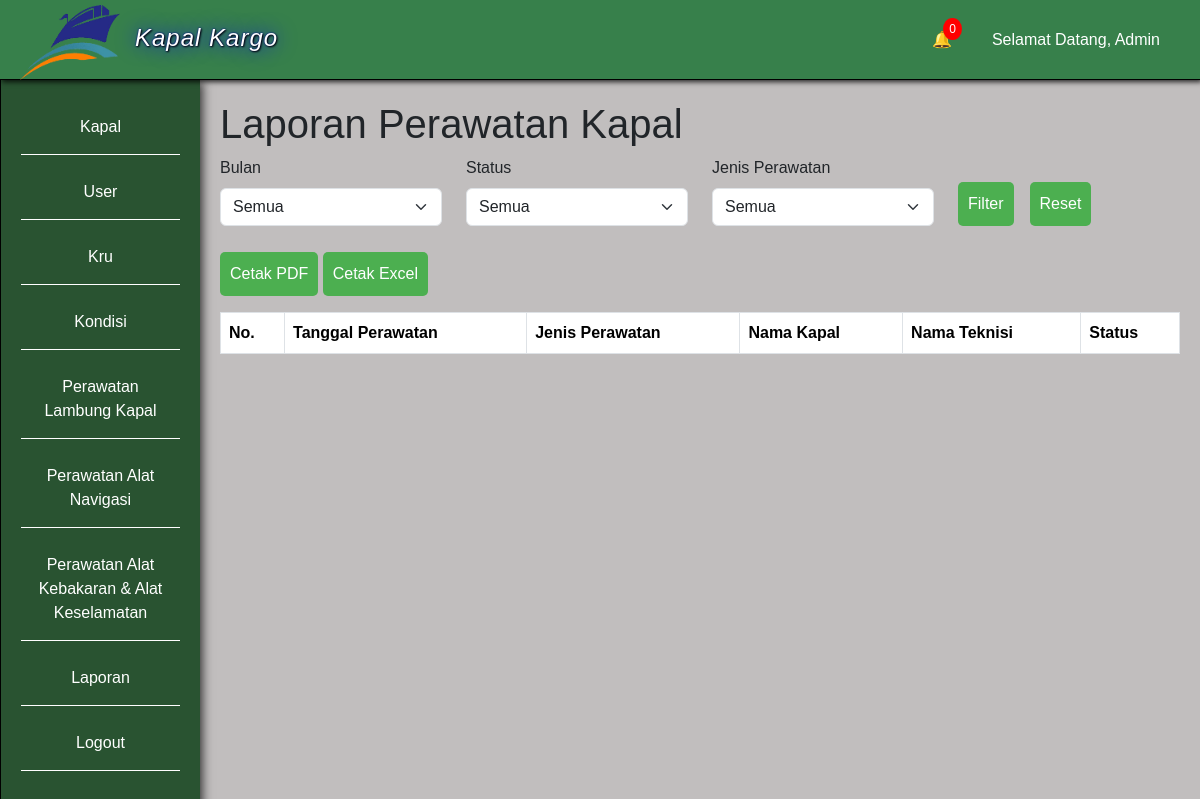
The app's page /laporan.php (signed in), older data.
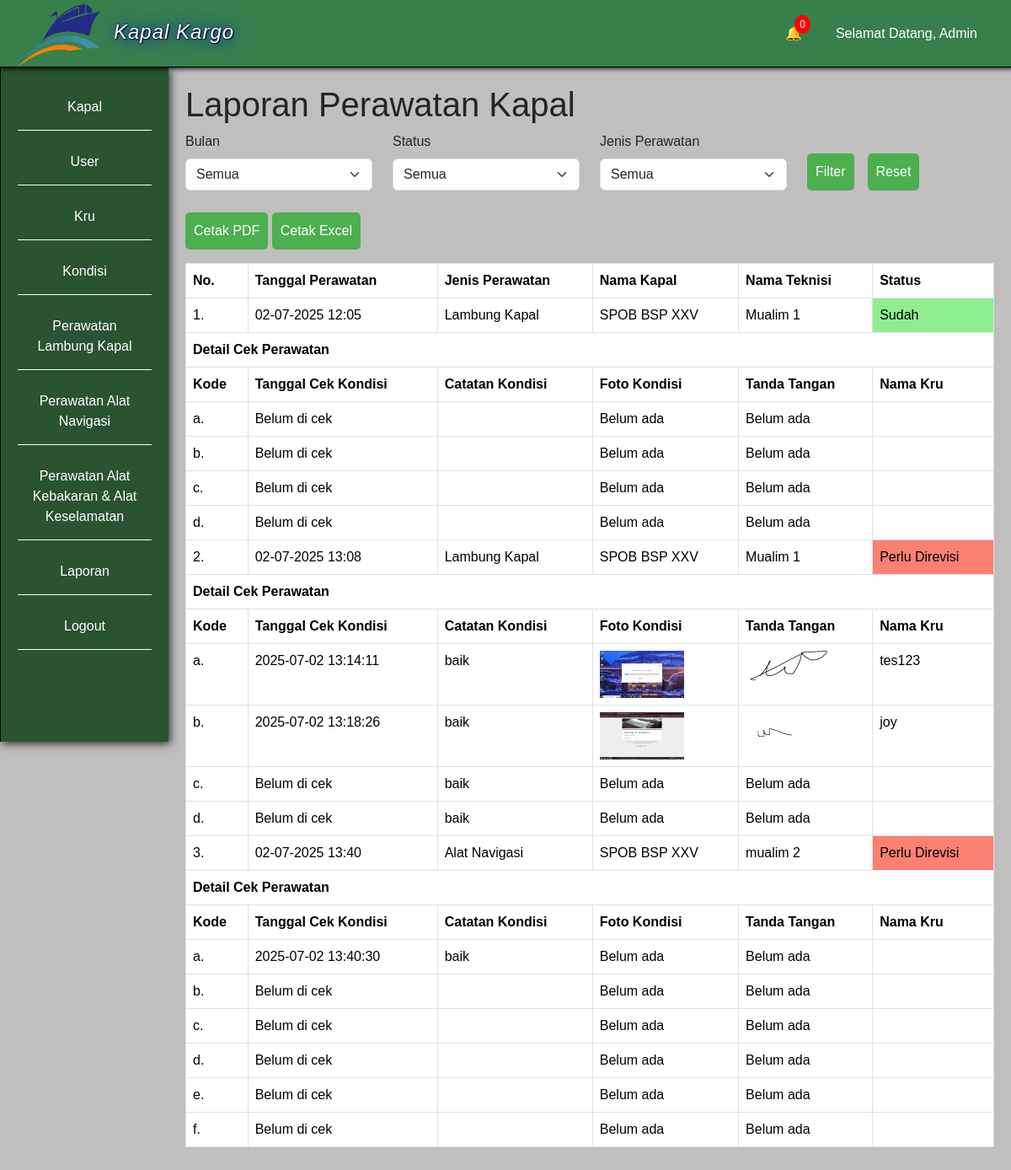
The same page, newer data.
### tables this page shows
CREATE TABLE `jenis_perawatan` (
  `id_jenis_perawatan` int(11) NOT NULL,
  `jenis_perawatan` varchar(100) NOT NULL
);

CREATE TABLE `perawatan` (
  `id_perawatan` int(11) NOT NULL,
  `id_kapal` int(11) NOT NULL,
  `id_kru` int(11) NOT NULL,
  `id_jenis_perawatan` int(11) NOT NULL,
  `tanggal_perawatan` datetime NOT NULL,
  `status` enum('Sudah','Belum Dibaca','Perlu Direvisi') DEFAULT NULL,
  `catatan_revisi` text NOT NULL
);

CREATE TABLE `kapal` (
  `id_kapal` int(11) NOT NULL,
  `nama_kapal` varchar(255) NOT NULL,
  `foto_kapal` text NOT NULL
);

CREATE TABLE `kru` (
  `id_kru` int(11) NOT NULL,
  `nama` varchar(50) NOT NULL,
  `jabatan` varchar(50) NOT NULL,
  `id_jenis_perawatan` int(11) NOT NULL
);

CREATE TABLE `detail_perawatan` (
  `id_detail_perawatan` int(11) NOT NULL,
  `id_perawatan` int(11) NOT NULL,
  `id_kondisi` int(11) NOT NULL,
  `catatan_kondisi` text DEFAULT NULL,
  `foto_kondisi` text DEFAULT NULL,
  `tanggal_cek_kondisi` datetime DEFAULT NULL,
  `tanda_tangan` text DEFAULT NULL,
  `nama_kru` varchar(100) NOT NULL
);

### laporan.php (the view, shortened to what the changed rows need)
<?php
include 'koneksi.php';
$id_user = $_SESSION['id_user'];
$dataUser = mysqli_fetch_assoc(mysqli_query($conn, "SELECT * FROM user WHERE id_user = '$id_user'"));
$query = "SELECT * FROM perawatan
INNER JOIN kapal ON perawatan.id_kapal = kapal.id_kapal
INNER JOIN kru ON perawatan.id_kru = kru.id_kru
INNER JOIN jenis_perawatan ON perawatan.id_jenis_perawatan = jenis_perawatan.id_jenis_perawatan
WHERE 1=1";
$query .= " ORDER BY tanggal_perawatan ASC";
$perawatan = mysqli_query($conn, $query);
?>
<!doctype html>
<html lang="id">
<head>
    <link href="https://cdn.jsdelivr.net/npm/bootstrap@5.3.3/dist/css/bootstrap.min.css" rel="stylesheet">
    <link rel="stylesheet" href="style.css">
  </head>
<body>
<?php include 'top-side-bar.php'; ?>
<div class="main">
    <h1>Laporan Perawatan Kapal</h1>
    <table class="table table-bordered">
        <thead>
            <tr>
                <th>No.</th>
                <th>Tanggal Perawatan</th>
                <th>Jenis Perawatan</th>
                <th>Nama Kapal</th>
                <th>Nama Teknisi</th>
                <th>Status</th>
            </tr>
        </thead>
        <tbody>
            <?php $i = 1; foreach ($perawatan as $data_perawatan): ?>
                <tr>
                    <td><?= $i++ ?>.</td>
                    <td><?= date('d-m-Y H:i', strtotime($data_perawatan['tanggal_perawatan'])) ?></td>
                    <td><?= $data_perawatan['jenis_perawatan'] ?></td>
                    <td><?= $data_perawatan['nama_kapal'] ?></td>
                    <td><?= $data_perawatan['nama'] ?></td>
                    <td style="background-color: <?= $data_perawatan['status'] == 'Sudah' ? 'lightgreen' : 'salmon' ?>;">
                        <?= $data_perawatan['status'] ?>
                    </td>
                </tr>
                <?php
                    $id_perawatan = $data_perawatan['id_perawatan'];
                    $detail_perawatan = mysqli_query($conn, "SELECT * FROM detail_perawatan
                    INNER JOIN kondisi ON detail_perawatan.id_kondisi = kondisi.id_kondisi
                    WHERE id_perawatan = '$id_perawatan'");
                ?>
                <tr><th colspan="6">Detail Cek Perawatan</th></tr>
                <tr>
                    <th>Kode</th>
                    <th>Tanggal Cek Kondisi</th>
                    <th>Catatan Kondisi</th>
                    <th>Foto Kondisi</th>
                    <th>Tanda Tangan</th>
                    <th>Nama Kru</th>
                </tr>
                <?php
                    $abjad = range('a', 'z');
                    $j = 0;
                ?>
                <?php foreach ($detail_perawatan as $ddp): ?>
                    <tr>
                        <td><?= $abjad[$j++] ?>.</td>
                        <td><?= ($ddp['tanggal_cek_kondisi'] && $ddp['tanggal_cek_kondisi'] != '0000-00-00 00:00:00') ? $ddp['tanggal_cek_kondisi'] : 'Belum di cek' ?></td>
                        <td><?= $ddp['catatan_kondisi'] ?></td>
                        <td>
                            <?php if ($ddp['foto_kondisi']): ?>
                                <a href="foto/detail_perawatan/<?= $ddp['foto_kondisi'] ?>" target="_blank">
                                    <img src="foto/detail_perawatan/<?= $ddp['foto_kondisi'] ?>" width="100">
                                </a>
                            <?php else: ?>Belum ada<?php endif ?>
                        </td>
                        <td>
                            <?php if ($ddp['tanda_tangan']): ?>
                                <a href="foto/tanda_tangan/<?= $ddp['tanda_tangan'] ?>" target="_blank">
                                    <img src="foto/tanda_tangan/<?= $ddp['tanda_tangan'] ?>" width="100">
                                </a>
                            <?php else: ?>Belum ada<?php endif ?>
                        </td>
                        <td><?= $ddp['nama_kru'] ?></td>
                    </tr>
                <?php endforeach ?>
            <?php endforeach ?>
        </tbody>
    </table>
</div>
</body>
</html>

### top-side-bar.php (shortened to what the changed rows need)
<div class="sidebar" style="overflow-y: auto; padding-bottom: 150px;">
    <ul>
        <?php
            $sidebar_jenis_perawatan = mysqli_query($conn, "SELECT * FROM jenis_perawatan");
         ?>
         <?php if ($dataUser['role'] != 'Administrator'): ?>
             <?php foreach ($sidebar_jenis_perawatan as $data_sidebar_jenis_perawatan): ?>
                <?php
                    if (
                        ($dataUser['role'] == 'Kru Lambung Kapal' && $data_sidebar_jenis_perawatan['id_jenis_perawatan'] == 1) ||
                        ($dataUser['role'] == 'Kru Alat Navigasi Kapal' && $data_sidebar_jenis_perawatan['id_jenis_perawatan'] == 2) ||
                        ($dataUser['role'] == 'Kru Alat Kebakaran dan Keselamatan Kapal' && $data_sidebar_jenis_perawatan['id_jenis_perawatan'] == 3)
                    ):
                ?>
                    <li>
                        <a href="perawatan.php?id_jenis_perawatan=<?= $data_sidebar_jenis_perawatan['id_jenis_perawatan']; ?>">
                            Perawatan <?= $data_sidebar_jenis_perawatan['jenis_perawatan']; ?>
                        </a>
                    </li>
                <?php endif; ?>
            <?php endforeach; ?>
        <?php else: ?>
            <?php foreach ($sidebar_jenis_perawatan as $data_sidebar_jenis_perawatan): ?>
                <li>
                    <a href="perawatan.php?id_jenis_perawatan=<?= $data_sidebar_jenis_perawatan['id_jenis_perawatan']; ?>">
                        Perawatan <?= $data_sidebar_jenis_perawatan['jenis_perawatan']; ?>
                    </a>
                </li>
            <?php endforeach; ?>
        <?php endif ?>
    </ul>
</div>

Row changes from the older to the newer data that the page shows:
added perawatan: tanggal_perawatan "02-07-2025 12:05", id_jenis_perawatan.jenis_perawatan "Lambung Kapal", id_kapal.nama_kapal "SPOB BSP XXV", id_kru.nama "Mualim 1", status "Sudah"
now on this page (row edited): detail_perawatan: j "a", shows "Belum di cek", foto_kondisi "Belum ada", tanda_tangan "Belum ada", shown under "02-07-2025 12:05"
now on this page (row edited): detail_perawatan: j "b", shows "Belum di cek", foto_kondisi "Belum ada", tanda_tangan "Belum ada", shown under "02-07-2025 12:05"
now on this page (row edited): detail_perawatan: j "c", shows "Belum di cek", foto_kondisi "Belum ada", tanda_tangan "Belum ada", shown under "02-07-2025 12:05"
now on this page (row edited): detail_perawatan: j "d", shows "Belum di cek", foto_kondisi "Belum ada", tanda_tangan "Belum ada", shown under "02-07-2025 12:05"
added perawatan: tanggal_perawatan "02-07-2025 13:08", id_jenis_perawatan.jenis_perawatan "Lambung Kapal", id_kapal.nama_kapal "SPOB BSP XXV", id_kru.nama "Mualim 1", status "Perlu Direvisi"
now on this page (row edited): detail_perawatan: j "a", tanggal_cek_kondisi "2025-07-02 13:14:11", catatan_kondisi "baik", foto_kondisi (picture), tanda_tangan (picture), nama_kru "tes123", shown under "02-07-2025 13:08"
now on this page (row edited): detail_perawatan: j "b", tanggal_cek_kondisi "2025-07-02 13:18:26", catatan_kondisi "baik", foto_kondisi (picture), tanda_tangan (picture), nama_kru "joy", shown under "02-07-2025 13:08"
now on this page (row edited): detail_perawatan: j "c", shows "Belum di cek", catatan_kondisi "baik", foto_kondisi "Belum ada", tanda_tangan "Belum ada", shown under "02-07-2025 13:08"
now on this page (row edited): detail_perawatan: j "d", shows "Belum di cek", catatan_kondisi "baik", foto_kondisi "Belum ada", tanda_tangan "Belum ada", shown under "02-07-2025 13:08"
added perawatan: tanggal_perawatan "02-07-2025 13:40", id_jenis_perawatan.jenis_perawatan "Alat Navigasi", id_kapal.nama_kapal "SPOB BSP XXV", id_kru.nama "mualim 2", status "Perlu Direvisi"
now on this page (row edited): detail_perawatan: j "a", tanggal_cek_kondisi "2025-07-02 13:40:30", catatan_kondisi "baik", foto_kondisi "Belum ada", tanda_tangan "Belum ada", shown under "02-07-2025 13:40"
now on this page (row edited): detail_perawatan: j "b", shows "Belum di cek", foto_kondisi "Belum ada", tanda_tangan "Belum ada", shown under "02-07-2025 13:40"
now on this page (row edited): detail_perawatan: j "c", shows "Belum di cek", foto_kondisi "Belum ada", tanda_tangan "Belum ada", shown under "02-07-2025 13:40"
now on this page (row edited): detail_perawatan: j "d", shows "Belum di cek", foto_kondisi "Belum ada", tanda_tangan "Belum ada", shown under "02-07-2025 13:40"
now on this page (row edited): detail_perawatan: j "e", shows "Belum di cek", foto_kondisi "Belum ada", tanda_tangan "Belum ada", shown under "02-07-2025 13:40"
now on this page (row edited): detail_perawatan: j "f", shows "Belum di cek", foto_kondisi "Belum ada", tanda_tangan "Belum ada", shown under "02-07-2025 13:40"
